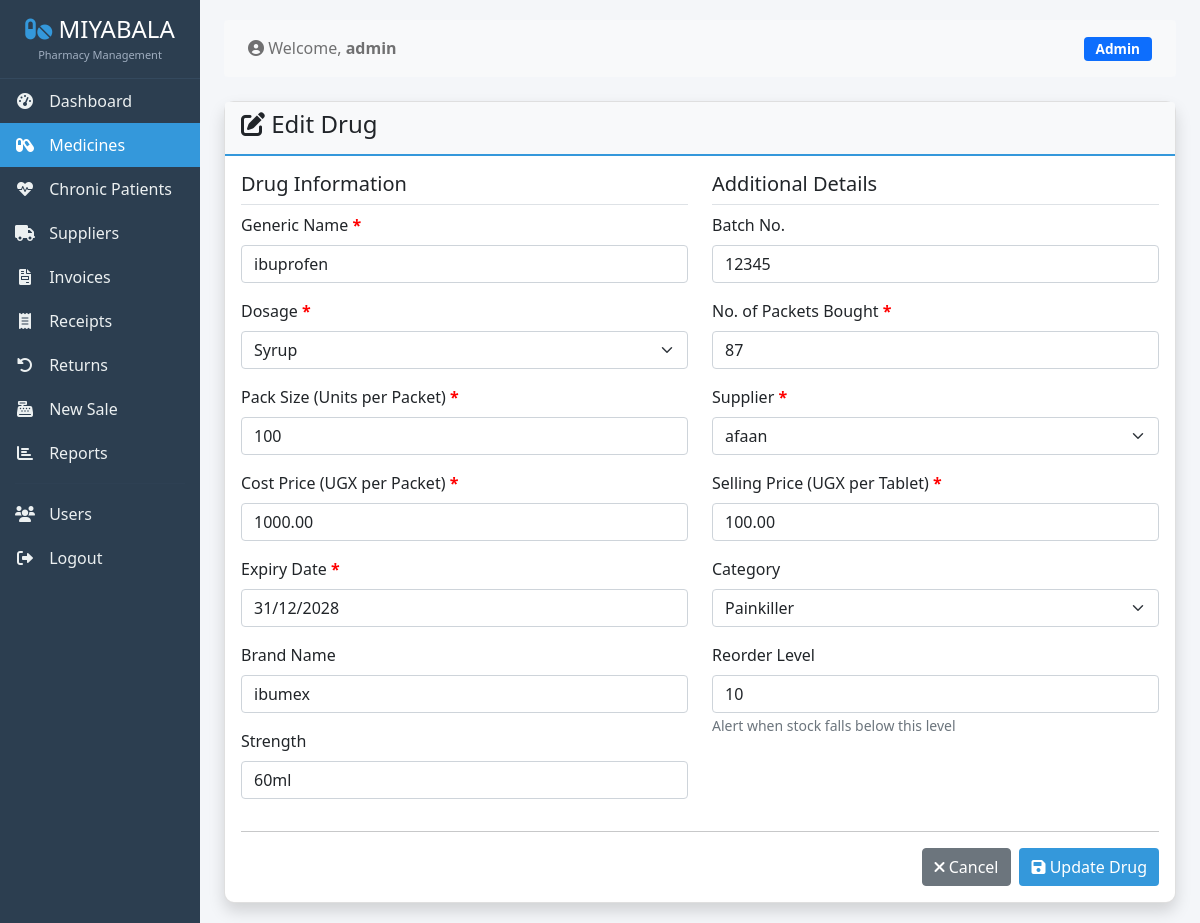
Page /drugs/3/edit/ (signed in) on the earlier database version.
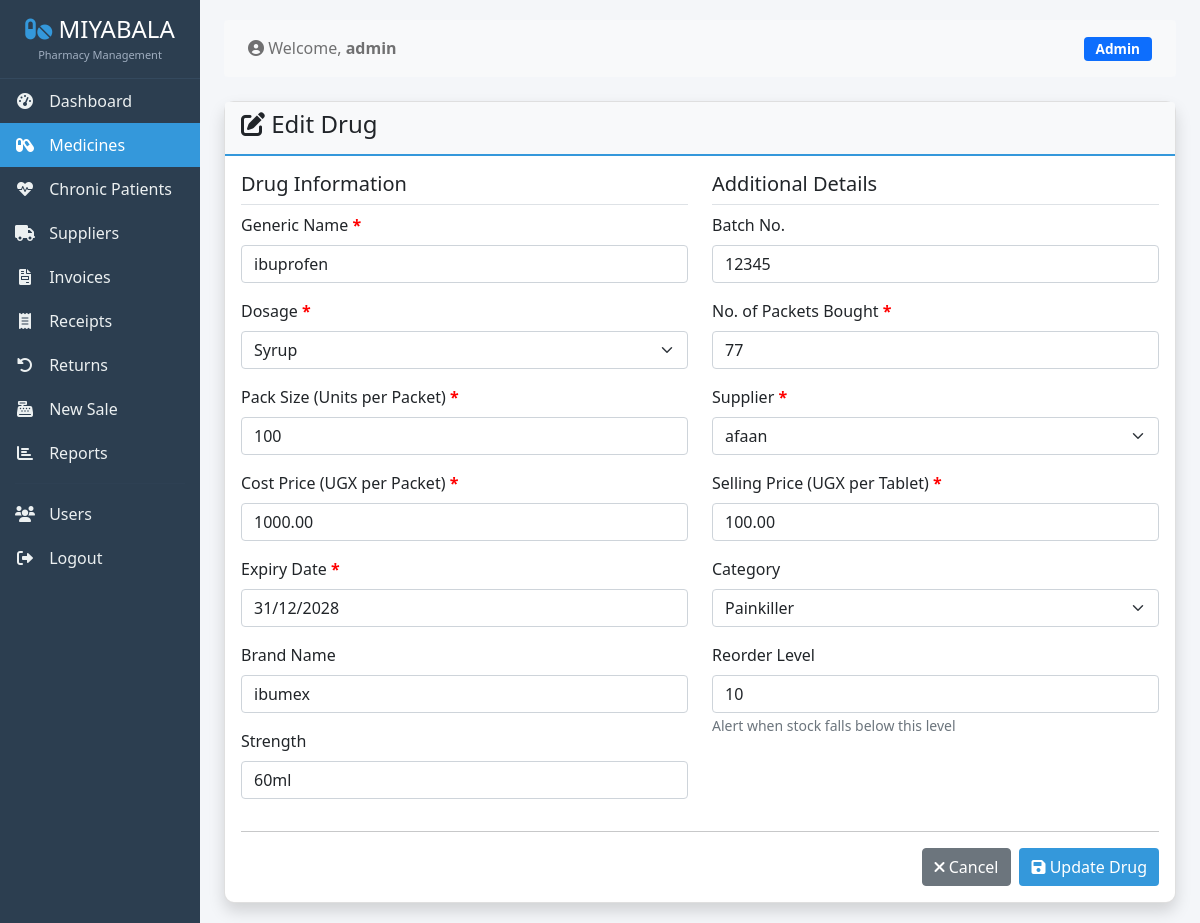
Same page on the later database version.
### stock/models.py (models this page shows, shortened)
class Drug(models.Model):
    DOSAGE_CHOICES = [
        ('tablet', 'Tablet'),
        ('capsules', 'Capsules'),
        ('injection', 'Injection'),
        ('syrup', 'Syrup'),
        ('suspension', 'Suspension'),
        ('drops', 'Drops'),
        ('ointment', 'Ointment'),
        ('cream', 'Cream'),
        ('jerry', 'Jerry'),
        ('oil', 'Oil'),
        ('spray', 'Spray'),
        ('gel', 'Gel'),
        ('powder', 'Powder'),
        ('liquid', 'Liquid'),
        ('balm', 'Balm'),
    ]
    name = models.CharField(max_length=200)
    generic_name = models.CharField(max_length=200, blank=True, null=True)
    brand = models.CharField(max_length=100, blank=True, null=True)
    description = models.TextField(blank=True, null=True)
    dosage = models.CharField(
        max_length=50,
        choices=DOSAGE_CHOICES,
        default='tablet',
        blank=True,
        null=True,
        help_text="Select the dosage form"
    )
    strength = models.CharField(
        max_length=100,
        blank=True,
        null=True,
        help_text="e.g., 500mg, 10mg/5ml"
    )
    category = models.ForeignKey(Category, on_delete=models.SET_NULL, null=True, related_name='drugs')
    supplier = models.ForeignKey(Supplier, on_delete=models.SET_NULL, null=True, related_name='drugs')
    cost_price = models.DecimalField(max_digits=10, decimal_places=2, default=0)
    selling_price = models.DecimalField(max_digits=10, decimal_places=2, default=0)
    stock_quantity = models.PositiveIntegerField(default=0)
    reorder_level = models.PositiveIntegerField(default=10)
    max_stock_level = models.PositiveIntegerField(default=100, blank=True, null=True)
    expiry_date = models.DateField(blank=True, null=True)
    batch_no = models.CharField(max_length=50, blank=True, null=True, help_text="Batch/Lot number")
    barcode = models.CharField(max_length=100, blank=True, null=True, unique=True)
    is_active = models.BooleanField(default=True)
    pack_size = models.PositiveIntegerField(
        default=0,
        help_text="Number of units per packet"
    )
    markup_percentage = models.DecimalField(
        max_digits=5,
        decimal_places=2,
        default=50.00,
        help_text="Default 50% (1.5x cost price)"
    )
    created_at = models.DateTimeField(auto_now_add=True)
    updated_at = models.DateTimeField(auto_now=True)
    created_by = models.ForeignKey(User, on_delete=models.SET_NULL, null=True, related_name="drugs_created")
    class Meta:
        ordering = ["name"]
        indexes = [
            models.Index(fields=["name"]),
            models.Index(fields=["batch_no"]),
            models.Index(fields=["expiry_date"]),
        ]

class Supplier(models.Model):
    name = models.CharField(max_length=200)
    contact_person = models.CharField(max_length=50, blank=True, null=True)
    email = models.EmailField(blank=True, null=True)
    phone = models.CharField(max_length=20, blank=True, null=True)
    address = models.TextField(blank=True, null=True)
    tax_id = models.CharField(max_length=50, blank=True, null=True)
    created_at = models.DateTimeField(auto_now_add=True)
    updated_at = models.DateTimeField(auto_now=True)
    created_by = models.ForeignKey(User, on_delete=models.SET_NULL, null=True, related_name='suppliers_created')
    class Meta:
        ordering = ["name"]

class Category(models.Model):
    name = models.CharField(max_length=100, unique=True)
    description = models.TextField(blank=True, null=True)
    created_at = models.DateTimeField(auto_now_add=True)
    updated_at = models.DateTimeField(auto_now=True)
    class Meta:
        verbose_name_plural = "Categories"
        ordering = ["name"]

### stock/views.py (the view, shortened to what this page needs)
# urls.py: path('drugs/<int:drug_id>/edit/', views.drug_edit, name='drug_edit'),
@login_required
@user_passes_test(is_admin_or_manager)
def drug_edit(request, drug_id):
    drug = get_object_or_404(Drug, id=drug_id)
    categories = Category.objects.all()
    suppliers = Supplier.objects.all()
    context = {
        'drug': drug,
        'categories': categories,
        'suppliers': suppliers,
        'is_edit': True,
    }
    return render(request, 'stock/drug_form.html', context)

### stock/views.py (called while the page is built)
def is_admin_or_manager(user):
    if user.is_superuser:
        return True
    return user.groups.filter(name__in=['admin', 'manager']).exists()

### stock/templates/stock/drug_form.html (shortened to what the changed rows need)
{% extends 'stock/base.html' %}
{% load static %}
{% block content %}
<div class="row">
    <div class="col-12">
        <div class="card shadow">
            <div class="card-body">
                <form method="POST">
                    <div class="row">
                        <div class="col-md-6">
                            <div class="mb-3">
                                <label class="form-label required-field">Generic Name</label>
                                <input type="text" name="generic_name" class="form-control"
                                       value="{{ drug.generic_name|default:'' }}" required>
                            </div>
                            <div class="mb-3">
                                <label class="form-label required-field">Dosage</label>
                                <select name="dosage" class="form-select" required>
                                    <option value="syrup" {% if drug.dosage == 'syrup' %}selected{% endif %}>Syrup</option>
                                </select>
                            </div>
                            <div class="mb-3">
                                <label class="form-label required-field">Pack Size (Units per Packet)</label>
                                <input type="number" name="pack_size" class="form-control"
                                       value="{{ drug.pack_size|default:'' }}" min="1" required>
                            </div>
                            <div class="mb-3">
                                <label class="form-label required-field">Cost Price (UGX per Packet)</label>
                                <input type="number" step="0.01" name="cost_price" class="form-control"
                                       value="{{ drug.cost_price|default:'' }}" min="0" required>
                            </div>
                            <div class="mb-3">
                                <label class="form-label required-field">Expiry Date</label>
                                <input type="text" name="expiry_date" class="form-control"
                                       value="{{ drug.expiry_date|date:'d/m/Y'|default:'' }}"
                                       placeholder="dd/mm/yyyy" required>
                            </div>
                            <div class="mb-3">
                                <label class="form-label">Brand Name</label>
                                <input type="text" name="brand" class="form-control"
                                       value="{{ drug.brand|default:'' }}">
                            </div>
                            <div class="mb-3">
                                <label class="form-label">Strength</label>
                                <input type="text" name="strength" class="form-control"
                                       value="{{ drug.strength|default:'' }}" placeholder="e.g., 500mg">
                            </div>
                        </div>
                        <div class="col-md-6">
                            <div class="mb-3">
                                <label class="form-label">Batch No.</label>
                                <input type="text" name="batch_no" class="form-control"
                                       value="{{ drug.batch_no|default:'' }}">
                            </div>
                            <div class="mb-3">
                                <label class="form-label required-field">No. of Packets Bought</label>
                                <input type="number" name="stock_quantity" class="form-control"
                                       value="{{ drug.stock_quantity|default:'0' }}" min="0" required>
                            </div>
                            <div class="mb-3">
                                <label class="form-label required-field">Supplier</label>
                                <select name="supplier" class="form-select" required>
                                    {% for supplier in suppliers %}
                                        <option value="{{ supplier.id }}" {% if drug.supplier.id == supplier.id %}selected{% endif %}>
                                            {{ supplier.name }}
                                        </option>
                                    {% endfor %}
                                </select>
                            </div>
                            <div class="mb-3">
                                <label class="form-label required-field">Selling Price (UGX per Tablet)</label>
                                <input type="number" step="0.01" name="selling_price" class="form-control"
                                       value="{{ drug.selling_price|default:'' }}" min="0" required>
                            </div>
                            <div class="mb-3">
                                <label class="form-label">Category</label>
                                <select name="category" class="form-select">
                                    {% for category in categories %}
                                        <option value="{{ category.id }}" {% if drug.category.id == category.id %}selected{% endif %}>
                                            {{ category.name }}
                                        </option>
                                    {% endfor %}
                                </select>
                            </div>
                            <div class="mb-3">
                                <label class="form-label">Reorder Level</label>
                                <input type="number" name="reorder_level" class="form-control"
                                       value="{{ drug.reorder_level|default:'10' }}" min="0">
                                <small class="text-muted">Alert when stock falls below this level</small>
                            </div>
                        </div>
                    </div>
                </form>
            </div>
        </div>
    </div>
</div>
{% endblock %}

Differences in the rows shown:
changed Drug "ibuprofen": stock_quantity "87" → "77"
